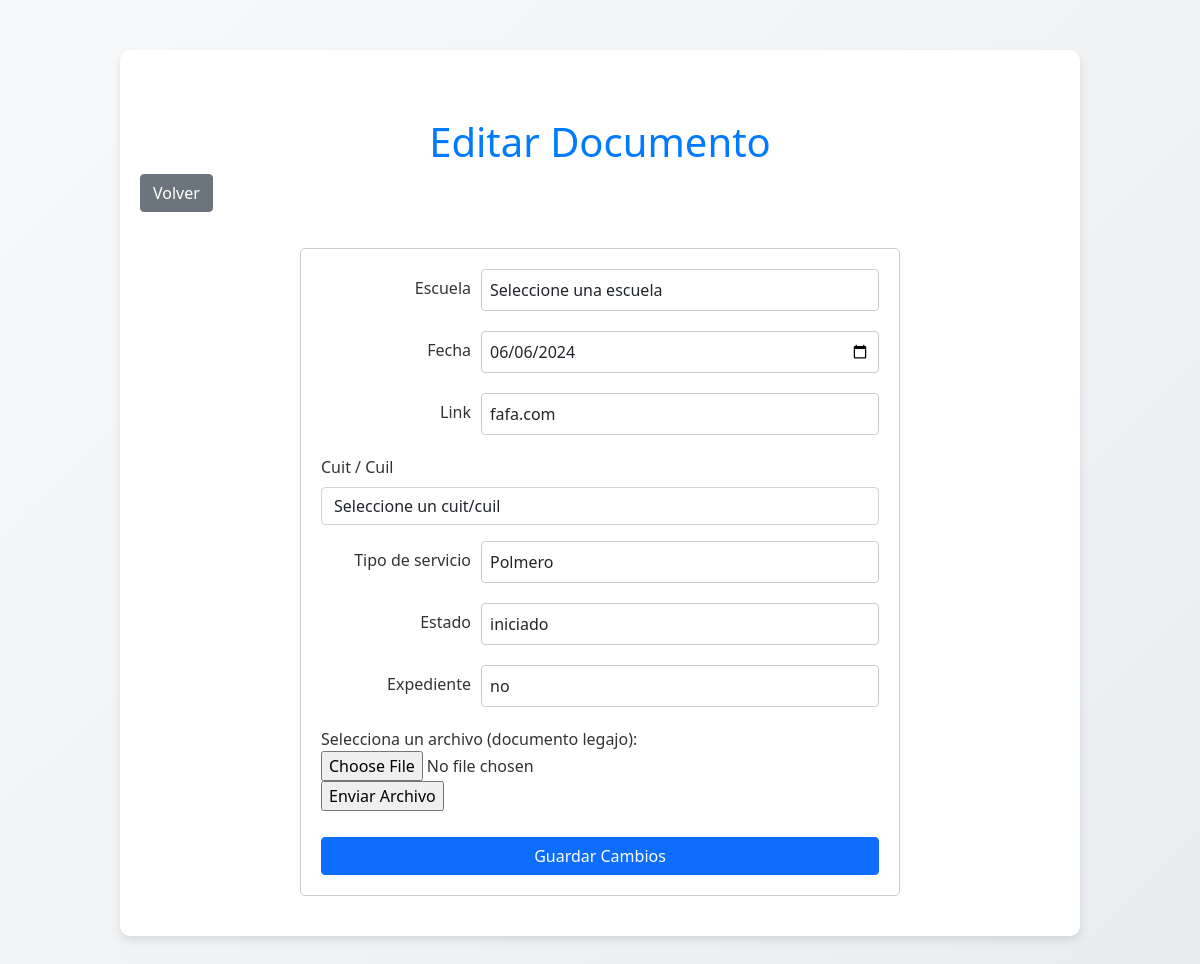
The app's page /documento/editar_documento.php?id=1 with its own data.
### tables this page shows
CREATE TABLE `documentos` (
  `id_documento` int(11) NOT NULL,
  `id_esc` int(11) NOT NULL,
  `fecha` date NOT NULL,
  `titulo` varchar(50) NOT NULL,
  `link` varchar(50) NOT NULL,
  `cuit_cuil` varchar(50) DEFAULT NULL,
  `tipo_servicio` varchar(50) DEFAULT NULL,
  `estado` varchar(50) DEFAULT NULL,
  `expediente` varchar(50) DEFAULT NULL,
  `historial_legajo` varchar(50) DEFAULT NULL
);

### documento/editar_documento.php (the view, shortened to what this page needs)
<!DOCTYPE html>
<html lang="es">
<head>
    <link href="https://cdn.jsdelivr.net/npm/bootstrap@5.0.2/dist/css/bootstrap.min.css" rel="stylesheet">
    <link rel="stylesheet" href="../estilo.css">
</head>
<body>
    <div class="container">
        <h1 class="mt-5">Editar Documento</h1>
        <a href="documento.php" class="btn btn-secondary mb-3">Volver</a>
        <?php
        $servername = "localhost";
        $username = "admin";
        $password = "admin";
        $dbname = "consejo";
        $conn = new mysqli($servername, $username, $password, $dbname);
        $id_documento = $_GET['id'];
        $sql = "SELECT * FROM documentos WHERE id_documento = $id_documento";
        $result = $conn->query($sql);
        if ($result->num_rows > 0) {
            $row = $result->fetch_assoc();
        ?>
        <form method="post" action="insertar_documento.php">
            <div class="form-group">
                <label for="id_esc" class="form-label">Escuela</label>
                <select name="id_esc" id="id_esc" class="form-control" required>
                    <option value="">Seleccione una escuela</option>
                </select>
            </div>
            <div class="form-group">
                <label for="fecha" class="form-label">Fecha</label>
                <input type="date" class="form-control" id="fecha" name="fecha" value="<?php echo $row['fecha']; ?>" required>
            </div>
            <div class="form-group">
                <label for="link" class="form-label">Link</label>
                <input type="text" class="form-control" id="link" name="link" value="<?php echo $row['link']; ?>" required>
            </div>
            <div class="mb-3">
    <label for="cuit_cuil" class="form-label">Cuit / Cuil</label>
    <select name="cuit_cuil" class="form-control" required>
        <option value="">Seleccione un cuit/cuil</option>
    </select>
</div>
            <div class="form-group">
                <label for="tipo_servicio" class="form-label">Tipo de servicio</label>
                <input type="text" class="form-control" id="tipo_servicio" name="tipo_servicio" value="<?php echo $row['tipo_servicio']; ?>" required>
            </div>
            <div class="form-group">
                <label for="estado" class="form-label">Estado</label>
                <input type="text" class="form-control" id="estado" name="estado" value="<?php echo $row['estado']; ?>" required>
            </div>
            <div class="form-group">
                <label for="expediente" class="form-label">Expediente</label>
                <input type="text" class="form-control" id="expediente" name="expediente" value="<?php echo $row['expediente']; ?>" required>
            </div>
            <div class="mb-3">
            <form action="insertar_documento.php" method="post" enctype="multipart/form-data">
    <label for="historial_legajo">Selecciona un archivo (documento legajo):</label>
    <input type="file" id="avatar" name="avatar" accept="" />
    <br>
    <input type="submit" value="Enviar Archivo" />
    </div>
            <button type="submit" class="btn btn-primary">Guardar Cambios</button>
        </form>
        <?php
        } else {
            echo "<p>Documento no encontrado.</p>";
        }
        ?>
    </div>
</body>
</html>

### estilo.css (style rules this page uses)
body { font-family: 'Segoe UI', Tahoma, Geneva, Verdana, sans-serif; background: linear-gradient(135deg, #f8f9fa, #e9ecef); margin: 0; padding: 0; color: #333; overflow-x: hidden; display: flex; justify-content: center; align-items: center; min-height: 100vh; }
.container { width: 100%; max-width: 80%; margin: 50px 0; box-sizing: border-box; padding: 20px; background: white; box-shadow: 0 4px 8px rgba(0, 0, 0, 0.1); border-radius: 10px; }
h1, h2, h3 { color: #007bff; text-align: center; }
.form-group { display: flex; align-items: center; margin-bottom: 15px; flex-wrap: wrap; }
.form-group label { width: 100%; max-width: 150px; margin-right: 10px; text-align: right; box-sizing: border-box; }
.form-group input, .form-group select { flex: 1; padding: 10px; box-sizing: border-box; border: 1px solid #ced4da; border-radius: 4px; transition: border-color 0.3s ease; }
button { padding: 10px 20px; margin-top: 10px; background-color: #007bff; color: white; border: none; border-radius: 4px; cursor: pointer; display: block; width: 100%; font-size: 16px; transition: background-color 0.3s ease; }

### documento/editar_documento.php (style rules this page uses)
form { max-width: 600px; margin: 20px auto; padding: 20px; border: 1px solid #ccc; border-radius: 5px; }
.form-group { margin-bottom: 20px; }
.form-group label { display: block; margin-bottom: 5px; }
.form-group input, .form-group select { width: 100%; padding: 8px; font-size: 1rem; border: 1px solid #ccc; border-radius: 4px; }

### records on screen
documentos: fecha "06/06/2024", link "fafa.com", tipo_servicio "Polmero", estado "iniciado", expediente "no"
